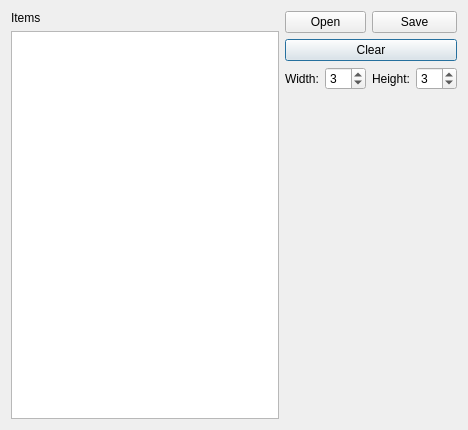
<?xml version="1.0" encoding="UTF-8"?>
<ui version="4.0">
 <class>TilesetConfigureDialog</class>
 <widget class="QDialog" name="TilesetConfigureDialog">
  <property name="geometry">
   <rect>
    <x>0</x>
    <y>0</y>
    <width>468</width>
    <height>430</height>
   </rect>
  </property>
  <property name="windowTitle">
   <string>Configure Tileset [Work in Progress]</string>
  </property>
  <layout class="QGridLayout" name="gridLayout_2">
   <item row="0" column="1" rowspan="2">
    <layout class="QGridLayout" name="tilesetLayoutContainer">
     <item row="2" column="0">
      <widget class="QLabel" name="label_width">
       <property name="text">
        <string>Width:</string>
       </property>
      </widget>
     </item>
     <item row="2" column="2">
      <widget class="QLabel" name="label_height">
       <property name="text">
        <string>Height:</string>
       </property>
      </widget>
     </item>
     <item row="2" column="3">
      <widget class="QSpinBox" name="spin_height">
       <property name="minimum">
        <number>2</number>
       </property>
       <property name="maximum">
        <number>10</number>
       </property>
       <property name="value">
        <number>3</number>
       </property>
      </widget>
     </item>
     <item row="2" column="1">
      <widget class="QSpinBox" name="spin_width">
       <property name="minimum">
        <number>2</number>
       </property>
       <property name="maximum">
        <number>10</number>
       </property>
       <property name="value">
        <number>3</number>
       </property>
      </widget>
     </item>
     <item row="1" column="0" colspan="4">
      <widget class="QPushButton" name="pushButton">
       <property name="text">
        <string>Clear</string>
       </property>
      </widget>
     </item>
     <item row="3" column="0" colspan="4">
      <layout class="QVBoxLayout" name="tilesetLayoutWidgetContainer">
       <item>
        <spacer name="verticalSpacer">
         <property name="orientation">
          <enum>Qt::Vertical</enum>
         </property>
         <property name="sizeHint" stdset="0">
          <size>
           <width>1</width>
           <height>40</height>
          </size>
         </property>
        </spacer>
       </item>
      </layout>
     </item>
     <item row="0" column="0" colspan="2">
      <widget class="QPushButton" name="OpenTileset">
       <property name="text">
        <string>Open</string>
       </property>
      </widget>
     </item>
     <item row="0" column="2" colspan="2">
      <widget class="QPushButton" name="SaveTileset">
       <property name="text">
        <string>Save</string>
       </property>
      </widget>
     </item>
    </layout>
   </item>
   <item row="1" column="0">
    <widget class="QListView" name="listView">
     <property name="minimumSize">
      <size>
       <width>150</width>
       <height>0</height>
      </size>
     </property>
    </widget>
   </item>
   <item row="0" column="0">
    <widget class="QLabel" name="label">
     <property name="text">
      <string>Items</string>
     </property>
    </widget>
   </item>
  </layout>
 </widget>
 <resources/>
 <connections/>
</ui>
